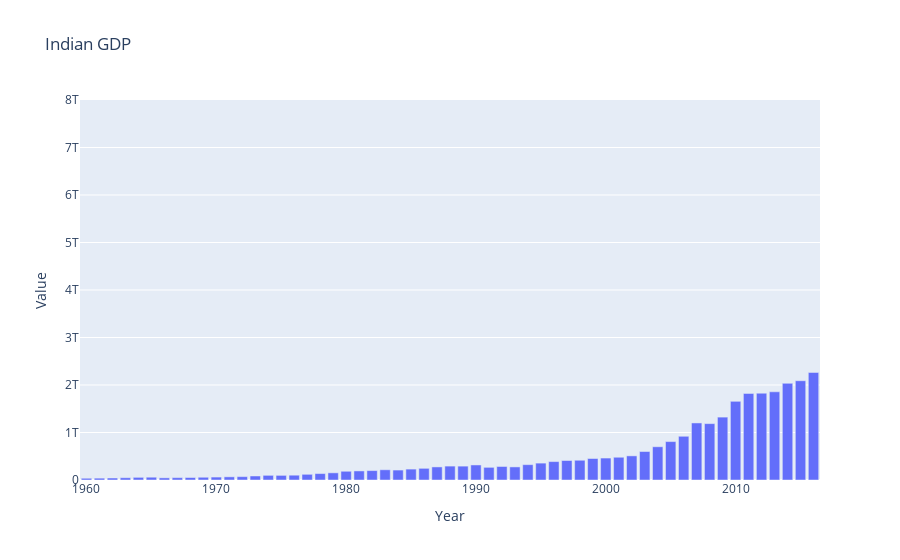

Notebook source saved alongside this figure:
### Code cell
df_pr=df[df['Country Name']=='India']
fig = px.bar(df_pr,
       x = 'Year',
       y = 'Value',
       title = 'Indian GDP',
       range_y = [0,8000000000000]
       )
fig
